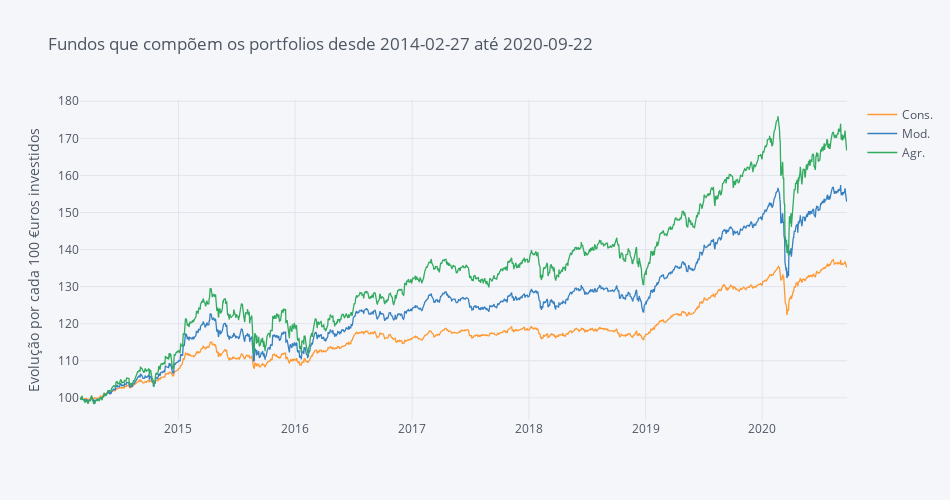

Source (notebook cell):
### Markdown cell above
### Portfolios:

- Portfolio Conservador:
    - 70% Vanguard Global Bond - [Homepage](https://global.vanguard.com/portal/site/kiids/pt/pt/documents) // [Kiid](https://global.vanguard.com/portal/site/loadPDF?country=pt&docId=10417)
    - 20% IWDA (MSCI World) - [Homepage](https://www.ishares.com/nl/particuliere-belegger/nl/producten/251882/ishares-msci-world-ucits-etf-acc-fund) (tem de se traduzir para inglês usando a funcionalidade "translate to english" do chrome)
    - 10% Physical Gold) - [Homepage](https://etc.dws.com/GBR/ENG/ETC/Productdetails/DE000A1E0HR8)
    
    
- Portfolio Moderado:
    - 40% Vanguard Global Bond - [Homepage](https://global.vanguard.com/portal/site/kiids/pt/pt/documents) // [Kiid](https://global.vanguard.com/portal/site/loadPDF?country=pt&docId=10417)
    - 40% IWDA (MSCI World) - [Homepage](https://www.ishares.com/nl/particuliere-belegger/nl/producten/251882/ishares-msci-world-ucits-etf-acc-fund) (tem de se traduzir para inglês usando a funcionalidade "translate to english" do chrome)
    - 20% Physical Gold) - [Homepage](https://etc.dws.com/GBR/ENG/ETC/Productdetails/DE000A1E0HR8)
    
    
- Portfolio Agressivo:
    - 20% Vanguard Global Bond - [Homepage](https://global.vanguard.com/portal/site/kiids/pt/pt/documents) // [Kiid](https://global.vanguard.com/portal/site/loadPDF?country=pt&docId=10417)
    - 60% IWDA (MSCI World) - [Homepage](https://www.ishares.com/nl/particuliere-belegger/nl/producten/251882/ishares-msci-world-ucits-etf-acc-fund) (tem de se traduzir para inglês usando a funcionalidade "translate to english" do chrome)
    - 20% Physical Gold) - [Homepage](https://etc.dws.com/GBR/ENG/ETC/Productdetails/DE000A1E0HR8)

### Code cell
portfolios.iplot(dimensions=pl.dimensions, title='Fundos que compõem os portfolios desde ' +  Begin + ' até ' + End,
             yTitle='Evolução por cada 100 €uros investidos')

### Figure 1 — Plotly figure (JSON) as saved in the notebook; plotly's stock layout.template omitted (floating-point values rounded to 4 significant figures; data arrays with more than 128 entries replaced by an {"elided": "..."} marker saying what was removed)
{"data": [{"line": {"color": "rgba(255, 153, 51, 1.0)", "dash": "solid", "shape": "linear", "width": 1.3}, "mode": "lines", "name": "Cons.", "text": "", "type": "scatter", "x": {"elided": "1718 str values"}, "y": {"elided": "1718 float values"}}, {"line": {"color": "rgba(55, 128, 191, 1.0)", "dash": "solid", "shape": "linear", "width": 1.3}, "mode": "lines", "name": "Mod.", "text": "", "type": "scatter", "x": {"elided": "1718 str values"}, "y": {"elided": "1718 float values"}}, {"line": {"color": "rgba(50, 171, 96, 1.0)", "dash": "solid", "shape": "linear", "width": 1.3}, "mode": "lines", "name": "Agr.", "text": "", "type": "scatter", "x": {"elided": "1718 str values"}, "y": {"elided": "1718 float values"}}], "layout": {"height": 500, "legend": {"bgcolor": "#F5F6F9", "font": {"color": "#4D5663"}}, "paper_bgcolor": "#F5F6F9", "plot_bgcolor": "#F5F6F9", "title": {"font": {"color": "#4D5663"}, "text": "Fundos que compõem os portfolios desde 2014-02-27 até 2020-09-22"}, "width": 950, "xaxis": {"autorange": true, "gridcolor": "#E1E5ED", "range": ["2014-02-27", "2020-09-22"], "showgrid": true, "tickfont": {"color": "#4D5663"}, "title": {"font": {"color": "#4D5663"}, "text": ""}, "type": "date", "zerolinecolor": "#E1E5ED"}, "yaxis": {"autorange": true, "gridcolor": "#E1E5ED", "range": [94.01, 180.3], "showgrid": true, "tickfont": {"color": "#4D5663"}, "title": {"font": {"color": "#4D5663"}, "text": "Evolução por cada 100 €uros investidos"}, "type": "linear", "zerolinecolor": "#E1E5ED"}}}
